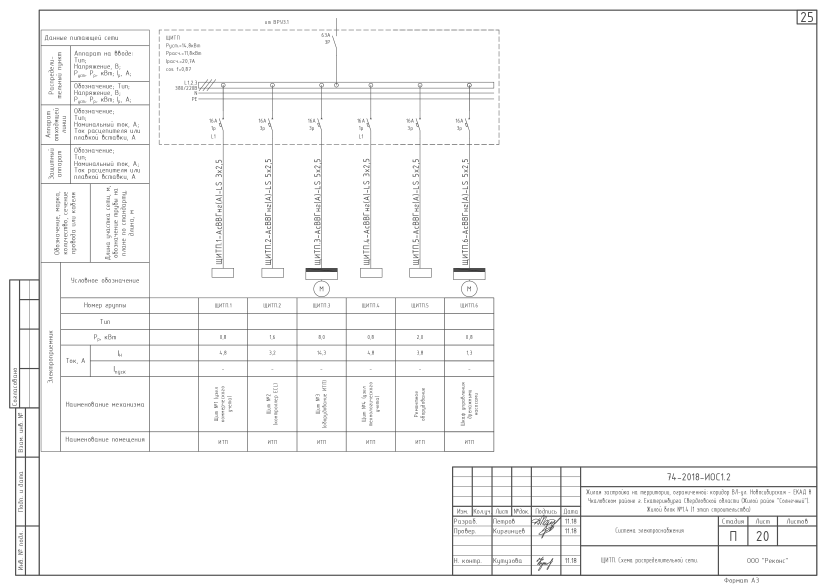
#> input picture model/data/raw_images/330/images/1-page-00001.jpg, 2482 x 1755 px, given in place of 330, which was not available (shown at 1/3 size)
$ python image_preprocessing.py
#> lines starting #> are read from the running program, lines starting #| are printed output that depends on the picture
import cv2
import os


def preprocess_images(input_dir, output_dir):
#> called with input_dir = 'model/data/raw_images', output_dir = 'model/data/anntoated_images'
    for filename in os.listdir(input_dir):
        img = cv2.imread(os.path.join(input_dir, filename))
#> img is the input picture: shape (1755, 2482, 3); mean B, G, R 248.1, 248.1, 248.1
        if img is not None:
            resized_img = cv2.resize(img, (640, 640))
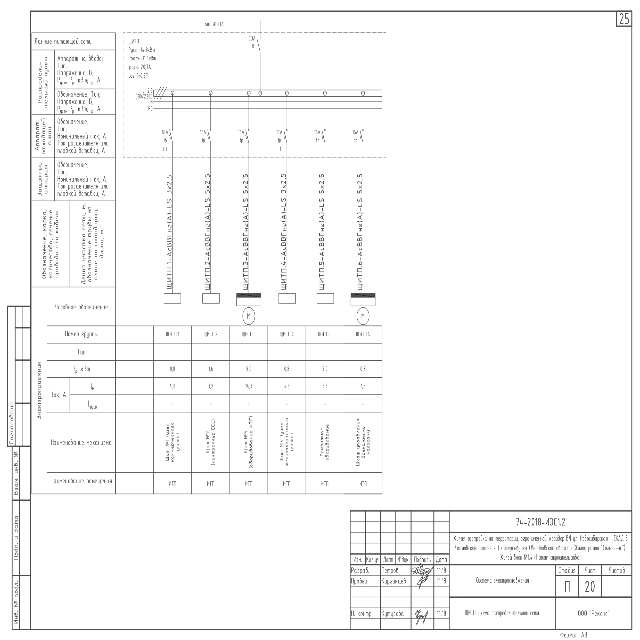
#> resized_img: shape (640, 640, 3); mean B, G, R 248.3, 248.3, 248.3
            cv2.imwrite(os.path.join(output_dir, filename), resized_img)
#> pass 2 of the loop in preprocess_images, `for filename in os.listdir(input_dir):`:
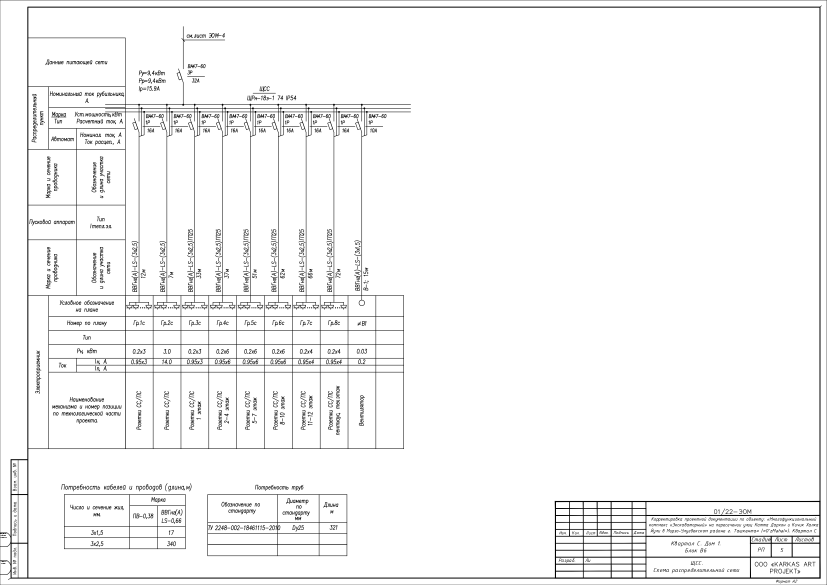
#> input picture model/data/raw_images/330/images/10-page-00001.jpg, 2482 x 1755 px, given in place of 331, which was not available (shown at 1/3 size)
#> in preprocess_images, img is the input picture: shape (1755, 2482, 3); min 0, max 255, mean 245.5
#> in preprocess_images, `resized_img = cv2.resize(img, (640, 640))`:
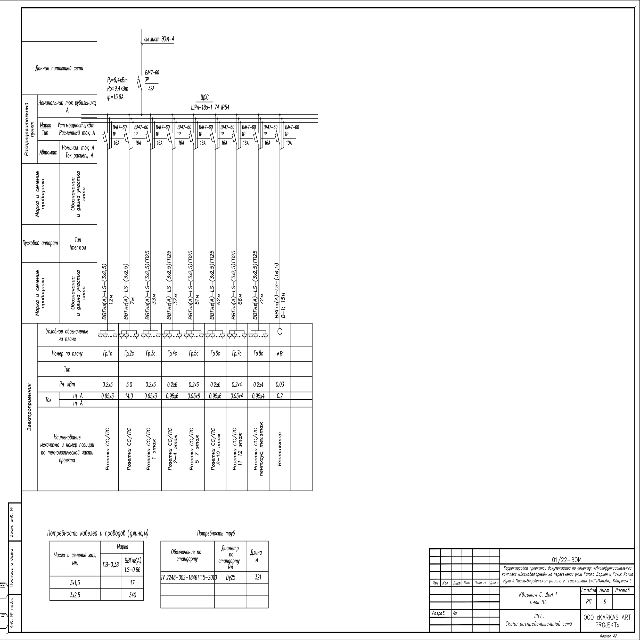
#> resized_img: shape (640, 640, 3); min 0, max 255, mean 245.3


if __name__ == "__main__":
    preprocess_images("model/data/raw_images", "model/data/anntoated_images")
